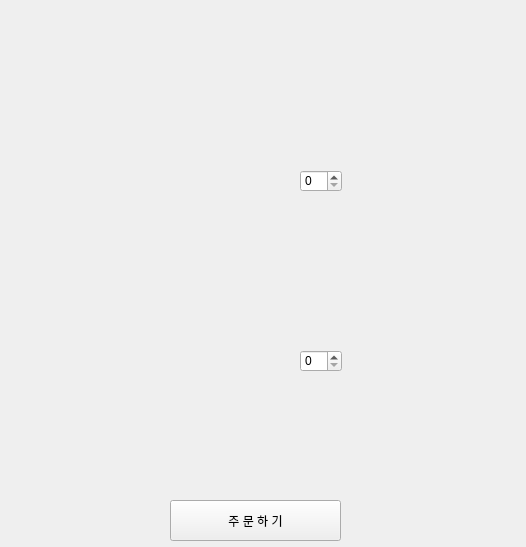
<?xml version="1.0" encoding="UTF-8"?>
<ui version="4.0">
 <class>Form</class>
 <widget class="QWidget" name="Form">
  <property name="geometry">
   <rect>
    <x>0</x>
    <y>0</y>
    <width>526</width>
    <height>547</height>
   </rect>
  </property>
  <property name="windowTitle">
   <string>Form</string>
  </property>
  <widget class="QLabel" name="label">
   <property name="geometry">
    <rect>
     <x>-10</x>
     <y>0</y>
     <width>560</width>
     <height>500</height>
    </rect>
   </property>
   <property name="text">
    <string/>
   </property>
   <property name="pixmap">
    <pixmap>chungzik.jpg.png</pixmap>
   </property>
  </widget>
  <widget class="QPushButton" name="chungzik_order">
   <property name="geometry">
    <rect>
     <x>170</x>
     <y>500</y>
     <width>171</width>
     <height>41</height>
    </rect>
   </property>
   <property name="styleSheet">
    <string notr="true">font: 14pt &quot;배달의민족 한나체 Pro&quot;;</string>
   </property>
   <property name="text">
    <string>주 문 하 기</string>
   </property>
  </widget>
  <widget class="QSpinBox" name="bbalgang">
   <property name="geometry">
    <rect>
     <x>300</x>
     <y>170</y>
     <width>42</width>
     <height>22</height>
    </rect>
   </property>
  </widget>
  <widget class="QSpinBox" name="ggamang">
   <property name="geometry">
    <rect>
     <x>300</x>
     <y>350</y>
     <width>42</width>
     <height>22</height>
    </rect>
   </property>
  </widget>
 </widget>
 <resources/>
 <connections/>
</ui>
